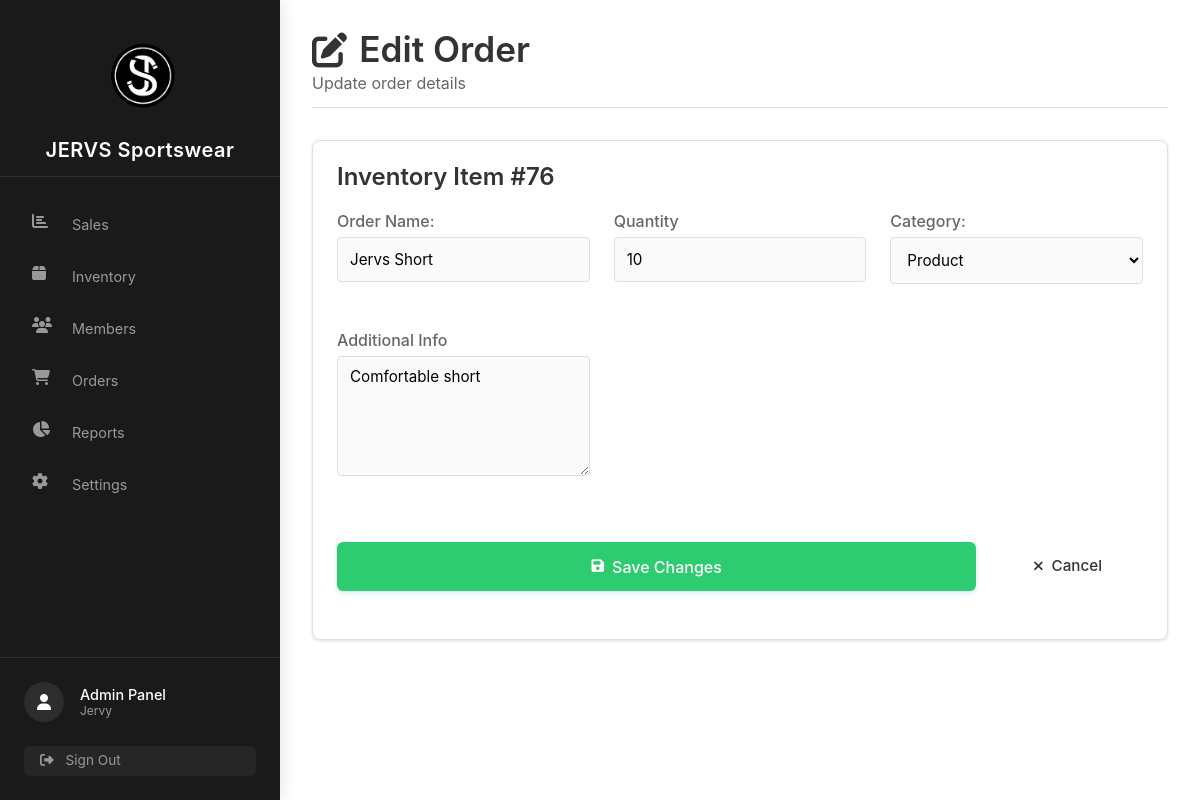
Screenshot of /View/pages/edit_prod.php?id=76 (signed in) with the database file from the repository.
### tables this page shows
CREATE TABLE `inventory_tbl` (
  `id` int(11) NOT NULL,
  `item_name` varchar(255) NOT NULL,
  `categ` varchar(255) NOT NULL,
  `qty` int(11) NOT NULL,
  `descrip` text NOT NULL
);

### View/pages/edit_prod.php (the view, shortened to what this page needs)
<?php
    include('../../config/database.php');
    if(isset($_GET['id'])){
        $id = $_GET['id'];
        $stmt = $conn->prepare("SELECT * FROM inventory_tbl WHERE id = ?");
        $stmt->bind_param('i', $id);
        $stmt->execute();
        $result = $stmt->get_result();
        $item = $result->fetch_assoc();
    }else{
        echo '<script> alert("No order ID provided");</script>';
        exit;
    }
?>
<!DOCTYPE html>
<html lang="en">
<head>
    <link rel="stylesheet" href="https://cdnjs.cloudflare.com/ajax/libs/font-awesome/6.4.0/css/all.min.css">
    <link rel="stylesheet" href="../../View/assets/stylesheet/dashboard.css">
    <link rel="stylesheet" href="../../View/assets/stylesheet/order-management-css/edit.css">
    <link rel="stylesheet" href="../../View/assets/stylesheet/sidebar.css">
</head>
<body>
<?php include('../../View/parts/sidebar.php'); ?>
    <div class="main-wrapper">
        <main class="main-content">
            <div class="dashboard-header">
                <div class="header-content">
                    <h1 class="dashboard-title"><i class="fas fa-edit"></i> Edit Order</h1>
                    <p class="dashboard-subtitle">Update order details</p>
                </div>
            </div>
            <div class="metric-card">
            <div class="chart-header">
                <h2 class="chart-title">Inventory Item #<?= htmlspecialchars($item['id']) ?></h2>
            </div>
            <form method="POST" action="">
                <div class="form-group">
                    <label>Order Name:</label>
                    <input type="text" name="item" class="form-control" value="<?= htmlspecialchars($item['item_name']) ?>" required>
                </div>
                <div class="form-row">
                    <div class="form-group">
                        <label>Quantity</label>
                        <input type="number" name="qty" class="form-control" value="<?= htmlspecialchars($item['qty']) ?>" required>
                    </div>
                </div>
                <div class="form-group">
                    <?php
                        $current = strtolower($item['categ']);
                    ?>
                    <label>Category:</label>
                    <select name="category" class="form-control" required>
                        <option value="<?= htmlspecialchars($current) ?>" selected><?= ucfirst($current) ?></option>
                    </select>
                </div>
                <div class="form-group">
                    <label>Additional Info</label>
                    <textarea name="description" class="form-control" rows="3"><?= htmlspecialchars($item['descrip']) ?></textarea>
                </div>
                <div class="form-buttons">
                    <button type="submit" class="btn btn-primary">
                        <i class="fas fa-save"></i> Save Changes
                    </button>
                    <a href="../../View/pages/add-inventory.php" class="btn btn-secondary">
                        <i class="fas fa-times"></i> Cancel
                    </a>
                </div>
            </form>
        </div>
        </main>
    </div>
</body>
</html>

### View/assets/stylesheet/dashboard.css (style rules this page uses)
:root { --primary-black: #1a1a1a; --secondary-black: #2d2d2d; --tertiary-black: #3d3d3d; --primary-white: #ffffff; --secondary-white: #f8f8f8; --tertiary-white: #eaeaea; --accent-color: #555555; --primary: #284cff; --primary-light: #e8f0fe; --success-color: #28a745; --error-color: #dc3545; --warning-color: #FF9800; --info-color: #2196F3; --text-dark: #212529; --text-light: #495057; --text-lighter: #6c757d; --border-color: #e0e0e0; --transition-speed: 0.3s; --border-radius-sm: 4px; --border-radius-md: 8px; --border-radius-lg: 12px; --box-shadow-sm: 0 1px 3px rgba(0,0,0,0.12); --box-shadow-md: 0 4px 6px rgba(0,0,0,0.1); }
* { margin: 0; padding: 0; box-sizing: border-box; }
body { font-family: 'Inter', sans-serif; background-color: var(--secondary-white); color: var(--text-dark); line-height: 1.6; }
.main-wrapper { width: calc(100% - 280px); margin-left: 280px; transition: all var(--transition-speed) ease; }
.main-content { padding: 2rem 3rem; min-height: 100vh; background-color: var(--primary-white); box-shadow: 0 0 20px rgba(0, 0, 0, 0.03); }
.dashboard-header { margin-bottom: 2rem; padding-bottom: 1rem; border-bottom: 1px solid var(--border-color); }
.dashboard-title { font-size: 2.2rem; font-weight: 600; color: var(--text-dark); margin-bottom: 0.5rem; display: flex; align-items: center; gap: 0.75rem; }
.dashboard-subtitle { color: var(--text-light); font-size: 1rem; margin: 0; }
.metric-card, .chart-section, .sales-section { background: var(--primary-white); border-radius: var(--border-radius-md); padding: 1.5rem; box-shadow: var(--box-shadow-sm); transition: transform 0.2s, box-shadow 0.2s; border: 1px solid var(--border-color); }
.chart-header { margin-bottom: 1.5rem; }
.chart-title { font-size: 1.5rem; font-weight: 600; color: var(--text-dark); margin-bottom: 1rem; }
.btn { display: inline-flex; align-items: center; justify-content: center; padding: 0.75rem 1.5rem; font-size: 0.95rem; font-weight: 500; line-height: 1.5; text-align: center; white-space: nowrap; vertical-align: middle; cursor: pointer; user-select: none; border: 1px solid transparent; border-radius: var(--border-radius-sm); transition: all 0.2s ease-in-out; margin-right: 1rem; margin-bottom: 1.5rem; gap: 0.5rem; }
.btn i { font-size: 0.9em; }
.btn-primary { background-color: var(--primary); color: var(--primary-white); box-shadow: 0 2px 5px rgba(52, 152, 219, 0.2); }
.form-group { margin-bottom: 1.5rem; }
.form-group label { display: block; margin-bottom: 0.5rem; font-weight: 500; color: var(--text-light); }
.form-control { width: 100%; padding: 0.75rem; border: 1px solid var(--border-color); border-radius: var(--border-radius-sm); font-family: inherit; font-size: 0.95rem; transition: border-color var(--transition-speed); }
textarea.form-control { min-height: 120px; resize: vertical; }
.form-buttons { display: flex; gap: 1rem; margin-top: 1.5rem; }

### View/assets/stylesheet/order-management-css/edit.css (style rules this page uses)
body { font-family: 'Inter', sans-serif; background-color: #f8f9fa; color: #333; line-height: 1.6; margin: 0; padding: 0; }
.main-content { flex: 1; padding: 2rem 3rem; background-color: #fff; box-shadow: 0 0 20px rgba(0, 0, 0, 0.03); }
h2 { color: #2c3e50; font-size: 1.5rem; margin-bottom: 1.5rem; padding-bottom: 0.75rem; border-bottom: 1px solid #e9ecef; }
form { display: grid; grid-template-columns: repeat(auto-fit, minmax(250px, 1fr)); gap: 1.5rem; }
label { display: block; margin-bottom: 0.5rem; font-weight: 500; color: #34495e; }
input, textarea, select { width: 100%; padding: 0.75rem 1rem; border: 1px solid #ced4da; border-radius: 6px; font-size: 1rem; transition: border-color 0.15s ease-in-out, box-shadow 0.15s ease-in-out; background-color: #fafafa; }
textarea { min-height: 100px; resize: vertical; grid-column: 1 / -1; }
.form-buttons { grid-column: 1 / -1; display: flex; gap: 1rem; margin-top: 1rem; }
.form-buttons button { flex: 1; padding: 0.75rem; font-size: 1rem; font-weight: 500; border: none; border-radius: 6px; cursor: pointer; transition: all 0.2s ease; }
.form-buttons button[type="submit"] { background-color: #2ecc71; color: white; }

### rows the page displays
inventory_tbl: id "76", item "Jervs Short", qty "10", category "Product", description "Comfortable short"
